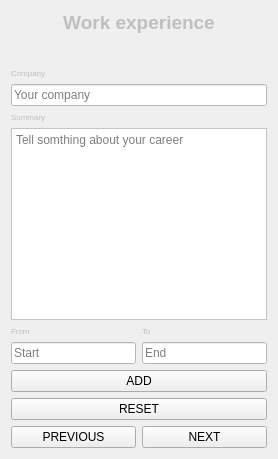
                <widget class="QWidget" name="F1_p6">
                 <layout class="QVBoxLayout" name="verticalLayout_44">
                  <item>
                   <layout class="QVBoxLayout" name="verticalLayout_43">
                    <item>
                     <widget class="QLabel" name="label_5">
                      <property name="font">
                       <font>
                        <pointsize>14</pointsize>
                        <weight>75</weight>
                        <bold>true</bold>
                       </font>
                      </property>
                      <property name="styleSheet">
                       <string notr="true">color: rgb(191, 191, 191);</string>
                      </property>
                      <property name="text">
                       <string>Work experience</string>
                      </property>
                      <property name="alignment">
                       <set>Qt::AlignCenter</set>
                      </property>
                     </widget>
                    </item>
                    <item>
                     <widget class="QLabel" name="label_33">
                      <property name="font">
                       <font>
                        <pointsize>14</pointsize>
                       </font>
                      </property>
                      <property name="text">
                       <string/>
                      </property>
                      <property name="pixmap">
                       <pixmap resource="f1.qrc">:/newPrefix/Pic/experience.jpg</pixmap>
                      </property>
                      <property name="scaledContents">
                       <bool>true</bool>
                      </property>
                      <property name="alignment">
                       <set>Qt::AlignCenter</set>
                      </property>
                     </widget>
                    </item>
                    <item>
                     <widget class="QLabel" name="label_54">
                      <property name="font">
                       <font>
                        <pointsize>6</pointsize>
                       </font>
                      </property>
                      <property name="styleSheet">
                       <string notr="true">color: rgb(191, 191, 191);</string>
                      </property>
                      <property name="text">
                       <string>Company</string>
                      </property>
                     </widget>
                    </item>
                    <item>
                     <widget class="QLineEdit" name="title_line_edit_f1_2">
                      <property name="styleSheet">
                       <string notr="true">background-color: rgb(255, 255, 255);</string>
                      </property>
                      <property name="placeholderText">
                       <string>Your company</string>
                      </property>
                     </widget>
                    </item>
                    <item>
                     <widget class="QLabel" name="label_55">
                      <property name="font">
                       <font>
                        <pointsize>6</pointsize>
                       </font>
                      </property>
                      <property name="styleSheet">
                       <string notr="true">color: rgb(191, 191, 191);</string>
                      </property>
                      <property name="text">
                       <string>Summary</string>
                      </property>
                     </widget>
                    </item>
                    <item>
                     <widget class="QPlainTextEdit" name="work_summary_text_edit_f1">
                      <property name="styleSheet">
                       <string notr="true">background-color: rgb(255, 255, 255);</string>
                      </property>
                      <property name="placeholderText">
                       <string>Tell somthing about your career</string>
                      </property>
                     </widget>
                    </item>
                    <item>
                     <layout class="QHBoxLayout" name="horizontalLayout_13">
                      <item>
                       <layout class="QVBoxLayout" name="verticalLayout_13">
                        <item>
                         <widget class="QLabel" name="label_44">
                          <property name="font">
                           <font>
                            <pointsize>6</pointsize>
                           </font>
                          </property>
                          <property name="styleSheet">
                           <string notr="true">color: rgb(191, 191, 191);</string>
                          </property>
                          <property name="text">
                           <string>From</string>
                          </property>
                          <property name="alignment">
                           <set>Qt::AlignLeading|Qt::AlignLeft|Qt::AlignVCenter</set>
                          </property>
                         </widget>
                        </item>
                        <item>
                         <widget class="QLineEdit" name="from_w_date_edit_f1">
                          <property name="styleSheet">
                           <string notr="true">background-color: rgb(255, 255, 255);</string>
                          </property>
                          <property name="placeholderText">
                           <string>Start</string>
                          </property>
                         </widget>
                        </item>
                       </layout>
                      </item>
                      <item>
                       <layout class="QVBoxLayout" name="verticalLayout_35">
                        <item>
                         <widget class="QLabel" name="label_45">
                          <property name="font">
                           <font>
                            <pointsize>6</pointsize>
                           </font>
                          </property>
                          <property name="styleSheet">
                           <string notr="true">color: rgb(191, 191, 191);</string>
                          </property>
                          <property name="text">
                           <string>To</string>
                          </property>
                          <property name="alignment">
                           <set>Qt::AlignLeading|Qt::AlignLeft|Qt::AlignVCenter</set>
                          </property>
                         </widget>
                        </item>
                        <item>
                         <widget class="QLineEdit" name="to_w_date_edit_f1">
                          <property name="styleSheet">
                           <string notr="true">background-color: rgb(255, 255, 255);</string>
                          </property>
                          <property name="placeholderText">
                           <string>End</string>
                          </property>
                         </widget>
                        </item>
                       </layout>
                      </item>
                     </layout>
                    </item>
                    <item>
                     <widget class="QPushButton" name="ADD_WORK_F1_2">
                      <property name="styleSheet">
                       <string notr="true">QPushButton {
	color: rgb(0, 0, 0);
	background-color: rgb(191, 191 191);
}
QPushButton:hover {
	color: rgb(255, 255, 255);
	background-color: rgb(0, 68, 100);
}</string>
                      </property>
                      <property name="text">
                       <string>ADD</string>
                      </property>
                     </widget>
                    </item>
                    <item>
                     <widget class="QPushButton" name="rw1">
                      <property name="styleSheet">
                       <string notr="true">QPushButton {
	color: rgb(0, 0, 0);
	background-color: rgb(191, 191 191);
}
QPushButton:hover {
	color: rgb(255, 255, 255);
	background-color: rgb(0, 68, 100);
}</string>
                      </property>
                      <property name="text">
                       <string>RESET</string>
                      </property>
                     </widget>
                    </item>
                    <item>
                     <layout class="QHBoxLayout" name="horizontalLayout_19">
                      <item>
                       <widget class="QPushButton" name="F6_PREVIOUS_2">
                        <property name="styleSheet">
                         <string notr="true">QPushButton {
	color: rgb(0, 0, 0);
	background-color: rgb(191, 191 191);
}
QPushButton:hover {
	color: rgb(255, 255, 255);
	background-color: rgb(0, 68, 100);
}</string>
                        </property>
                        <property name="text">
                         <string>PREVIOUS</string>
                        </property>
                       </widget>
                      </item>
                      <item>
                       <widget class="QPushButton" name="F6_NEXT_2">
                        <property name="styleSheet">
                         <string notr="true">QPushButton {
	color: rgb(0, 0, 0);
	background-color: rgb(191, 191 191);
}
QPushButton:hover {
	color: rgb(255, 255, 255);
	background-color: rgb(0, 68, 100);
}</string>
                        </property>
                        <property name="text">
                         <string>NEXT</string>
                        </property>
                       </widget>
                      </item>
                     </layout>
                    </item>
                   </layout>
                  </item>
                 </layout>
                </widget>
